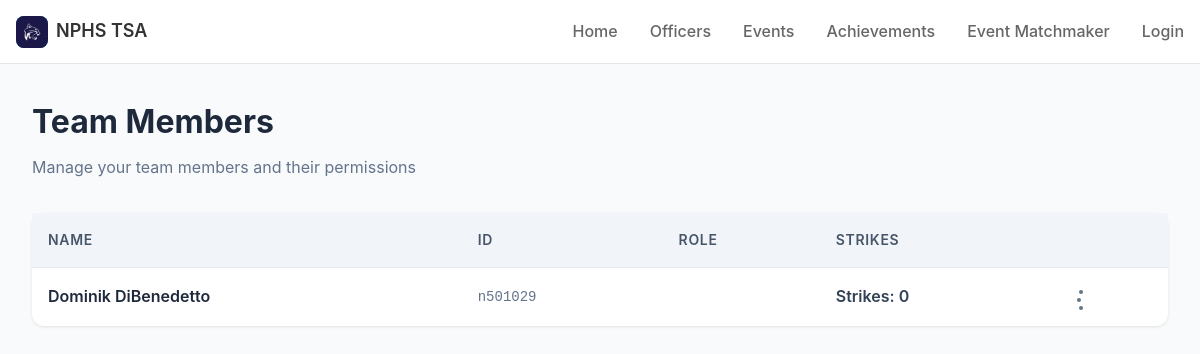
/members/, run on an earlier commit of the app's database.
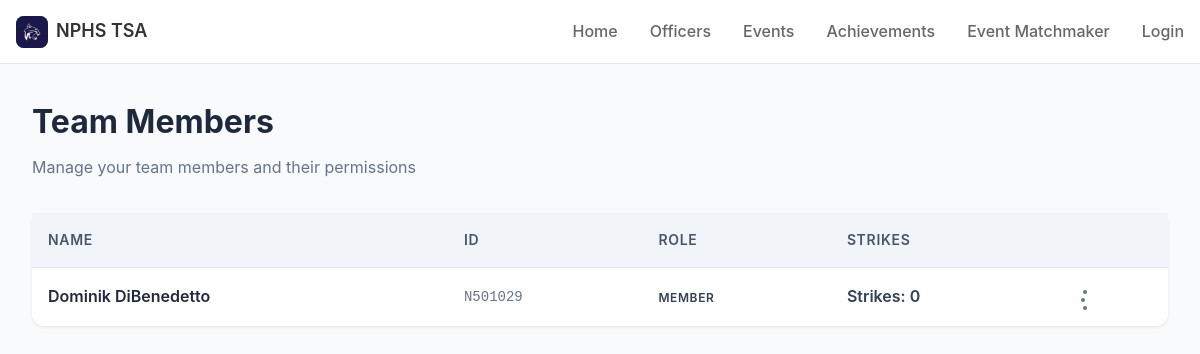
And on a later commit of the database.
### authentication/models.py (models this page shows, shortened)
class Member(AbstractUser):
    name = models.CharField(max_length=100)
    username = models.CharField(max_length=7, unique=True) # nNumber
    role = models.CharField(max_length=20, default="Member")
    strikes = models.IntegerField(default=0)
    email = models.EmailField(unique=True)

### coresite/views.py (the view)
# urls.py: path("members/", views.members_view, name="members"),
def members_view(request):
    members = Member.objects.all()
    return render(request, "members.html", {"members": members})

### coresite/templatetags/mycomponents.py (called while the page is built)
@register.inclusion_tag('components/navbar.html', takes_context=True)
def navbar(context, active_navbar_link, active_sidebar_link):
    user = context['request'].user
    return {
        'user': user,
        'is_authenticated': user.is_authenticated,
        'active_navbar_link': active_navbar_link,
        'active_sidebar_link': active_sidebar_link
    }

### coresite/templates/members.html (shortened to what this page needs)
<!DOCTYPE html>
<html lang="en">
    <head>
        {% load static %}
        <link rel="stylesheet" href="{% static 'css/styles.css' %}" />
        <link rel="stylesheet" href="{% static 'css/members.css' %}" />
    </head>
    <body>
        {% load mycomponents %}
        {% navbar "none" "Members" %}
        <div class="container">
            <div class="header">
                <h1>Team Members</h1>
                <p>Manage your team members and their permissions</p>
            </div>
            <div class="members-table">
                <table>
                    <thead>
                        <tr>
                            <th>Name</th>
                            <th>ID</th>
                            <th>Role</th>
                            <th>Strikes</th>
                            <th></th>
                        </tr>
                    </thead>
                    <tbody id="membersTableBody">
                        {% for member in members %}
                        <tr>
                            <td class="member-name">{{ member.name }}</td>
                            <td class="member-id">{{ member.username }}</td>
                            <td>
                                <span class="role-badge role-${member.role}">{{ member.role }}</span>
                            </td>
                            <td>
                                <span class="strikes ${getStrikesClass(member.strikes)}">Strikes: 0</span>
                            </td>
                            <td>
                                <div class="menu-container">
                                    <button
                                        class="menu-button"
                                        onclick="toggleMenu(1)"
                                    >
                                        <span class="menu-dots"></span>
                                    </button>
                                </div>
                            </td>
                        </tr>
                        {% endfor %}
                    </tbody>
                </table>
            </div>
        </div>
    </body>
</html>

What changed in the data, as far as the page shows it:
changed Member "Dominik DiBenedetto": username "n501029" → "N501029"; role (not shown) → "MEMBER"
